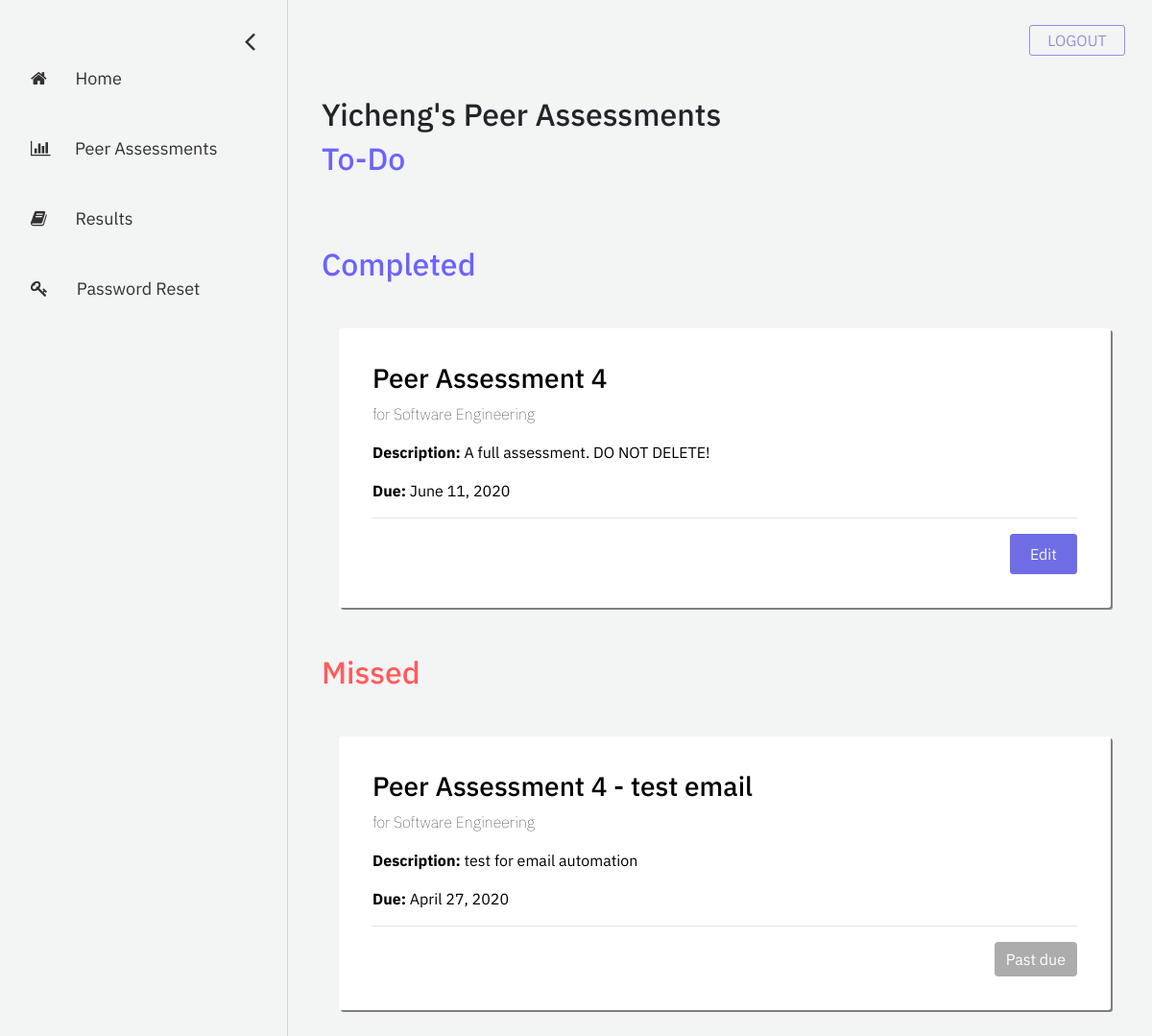
The app's page /student/peer-assessments (signed in) with its own data.
### account/models.py (models this page shows, shortened)
class User(AbstractBaseUser, PermissionsMixin):
    email = models.EmailField(
        verbose_name=_('email address'), max_length=255, unique=True
    )
    first_name = models.CharField(_('first name'), max_length=30, blank=True)
    last_name = models.CharField(_('last name'), max_length=150, blank=True)
    eagle_id = models.CharField(max_length = 8, unique=True)
    is_student = models.BooleanField(
        _('student status'),
        default=False,
        help_text=_(
            'Shows whether this user is a student. '
        ),
    )
    is_instructor = models.BooleanField(
        _('instructor status'),
        default=False,
        help_text=_(
            'Shows whether this user is a instructor. '
        ),
    )
    is_active = models.BooleanField(
        _('active'),
        default=True,
        help_text=_(
            'Designates whether this user should be treated as active. '
            'Unselect this instead of deleting accounts.'
        ),
    )
    is_staff = models.BooleanField(
        _('admin status'),
        default=False,
        help_text=_(
            'Designates whether the user can log into this admin site.'
        ),
    )
    date_joined = models.DateTimeField(
        _('date joined'), default=timezone.now
    )
    objects = UserManager()
    USERNAME_FIELD = 'email'
    REQUIRED_FIELDS = ['first_name', 'last_name', 'eagle_id', 'is_student', 'is_instructor']

### assessment/models.py (models this page shows, shortened)
class Assessment(models.Model):
    name = models.CharField("assessment name", max_length=255)
    description = models.TextField("description", max_length=512, blank=True)
    date_created = models.DateTimeField("date created", auto_now_add=True)
    start_date = models.DateField("start date")
    end_date = models.DateField("end date")
    open_status = models.BooleanField("open status", default=True)
    course = models.ForeignKey(Course, on_delete=models.CASCADE) # the course that this peer review belongs to
    questions = models.ManyToManyField(Question) # a set of Questions under this assessment
    result_sets = models.ManyToManyField(Result_set) # a set of Result_sets under this assessment
    completed_students = models.ManyToManyField(User, related_name="completed_students") # a set of Users who have completed this assessment
    def is_missed(self):
        time = str(self.end_date - datetime.datetime.now().date())
        if time[0] == '-':
            return True
        return False
    def is_open(self):
        return self.open_status

### registration/models.py (models this page shows, shortened)
class Course(models.Model):
    course_name = models.CharField("course name", max_length=60)
    course_code = models.IntegerField("course code")
    section_number = models.SmallIntegerField("section number")
    year = models.SmallIntegerField("year of realization")
    semester_choices = (
        ('S', 'Spring'),
        ('F', 'Fall'),
    )
    semester = models.CharField("semester of realization", max_length = 1, choices = semester_choices)
    professors = models.ManyToManyField(User)
    students = models.ManyToManyField(User, related_name="students")

### eval_student/views.py (the view)
# urls.py: path('peer-assessments', views.peer_assessments, name='peer-assessments'),
def peer_assessments(request):
    assessment_list = Assessment.objects.all()
    filtered_list = []
    for i in assessment_list:
       print(i.start_date)
       if  request.user in i.course.students.all():
           filtered_list.append(i)
    context = {
        'assessment_list': filtered_list,
    }
    return render(request, 'eval_student/peer-assessments.html', context=context)

### eval_student/templatetags/eval_student_extras.py (called while the page is built)
@register.simple_tag
def get_eval_list(assessment, current_user):
    for team in Team.objects.all():
        if current_user in team.student.all() and team.course == assessment.course: # get the team
            evaluated_list = [student for student in team.student.all() if student != current_user]
    return evaluated_list

@register.simple_tag
def get_answer_list(assessment, student, current_user):
    result_set = assessment.result_sets.filter(student=student).first()
    answer_list = []
    for answer in result_set.rating_answers.all():
        if answer.evaluator == current_user:
            answer_list.append(answer)
    for answer in result_set.text_answers.all():
        if answer.evaluator == current_user:
            answer_list.append(answer)
    return answer_list

### eval_student/templates/eval_student/peer-assessments.html (shortened to what this page needs)
{% extends 'eval_student/base-sidebar.html'%}
{% load eval_student_extras %}
{% load static %}
{% block content%}
<div id="main">
	<div class="container">
		<h2>{{ user.first_name }}'s Peer Assessments</h2>
	</div>
	<div class="container">
		<h2 style="color: #6C63FF; margin-bottom: 0;">To-Do</h2>
		{% if assessment_list|length > 0 %}
			<div class="row">
			</div>
		{% else %}
			<p>No peer assessment available.</p>
		{% endif %}
	</div>
	<div class="container">
		<h2 style="color: #6C63FF; margin-bottom: 0;">Completed</h2>
			{% if assessment_list|length > 0 %}
				<div class="row">
					{% for assessment in assessment_list %}
						{% if not assessment.is_missed and request.user in assessment.completed_students.all %}
							<div class="col grid-box">
								<h3> {{ assessment.name }} </h3>
								<p style="font-weight: 20;"> for {{ assessment.course.course_name }}</p>
								{% if assessment.description != '' %}
									<p><b>Description:</b> {{ assessment.description }}</p>
								{% else %}
									<p><b>Description:</b> No assessment description</p>
								{% endif %}
								<p> <b>Due:</b> {{ assessment.end_date }}</p>
								<hr>
								{% if assessment.is_open %}
									<button type="button" class="btn btn-primary buttons purple float-right" data-toggle="modal" data-target="#editModal_@{{ assessment.id }}">
										Edit
									</button>
													{% get_eval_list assessment request.user as evaluated_list %}
								{% else %}
									<button type="submit" style="background-color: gray; border: gray;" class="btn btn-primary float-right" disabled>Completed</button>
								{% endif %}
							</div>
						{% endif %}
					{% endfor %}
				</div>
			{% else %}
				<p>No peer assessment available.</p>
			{% endif %}
	</div>
	<div class="container">
		<h2 style="color: rgb(255, 91, 92); margin-bottom: 0;">Missed</h2>
			{% if assessment_list|length > 0 %}
				<div class="row">
					{% for assessment in assessment_list %}
						{% if assessment.is_missed %}
							<div class="col grid-box">
								<h3> {{ assessment.name }} </h3>
								<p style="font-weight: 20;"> for {{ assessment.course.course_name }}</p>
								{% if assessment.description != '' %}
									<p><b>Description:</b> {{ assessment.description }}</p>
								{% else %}
									<p><b>Description:</b> No assessment description</p>
								{% endif %}
								<p> <b>Due:</b> {{ assessment.end_date }}</p>
								<hr>
								<button type="submit" style="background-color: gray; border: gray;" class="btn btn-primary float-right" disabled>Past due</button>
							</div>
						{% endif %}
					{% endfor %}
				</div>
			{% else %}
				<p>No peer assessment available.</p>
			{% endif %}
	</div>
</div>
{% endblock %}

### eval_student/static/eval_student/css/base-sidebar.css (style rules this page uses)
body { font-family: 'IBM Plex Sans', sans-serif; background-color: #f3f4f4; }
#main { transition: margin-left .5s; padding: 20px; }
.row { position: relative; top: 20px; padding: 8px; margin-top: 10px; margin-bottom: 45px; }
.col { position: relative; width: 60px; background-color: white; padding: 8px; margin-left: 25px; margin-right: 25px; border-radius: 3px; box-shadow: 0.5px 0.5px; }
.buttons { -webkit-border-radius: 3px; -moz-border-radius: 3px; border-radius: 3px; line-height: 0px; color: #f3f4f4; padding: 20px; display: inline-block; cursor: pointer; text-align: center; text-decoration: none; }
.purple { border: 1px solid #6f6de5; background-color: #6f6de5; }

### eval_student/static/eval_student/css/peer-assessments.css (style rules this page uses)
.grid-box { width: 98% !important; background-color: white; color: black; padding: 35px; margin-top: 10px; margin-right: 15px; margin-bottom: 15px; border-radius: 3px; box-shadow: 2px 2px grey; }

### records on screen
User: first_name "Yicheng"
Assessment: name "Peer Assessment 4", course.course_name "Software Engineering", description "A full assessment. DO NOT DELETE!", end_date "June 11, 2020"
Assessment: name "Peer Assessment 4 - test email", course.course_name "Software Engineering", description "test for email automation", end_date "April 27, 2020"
